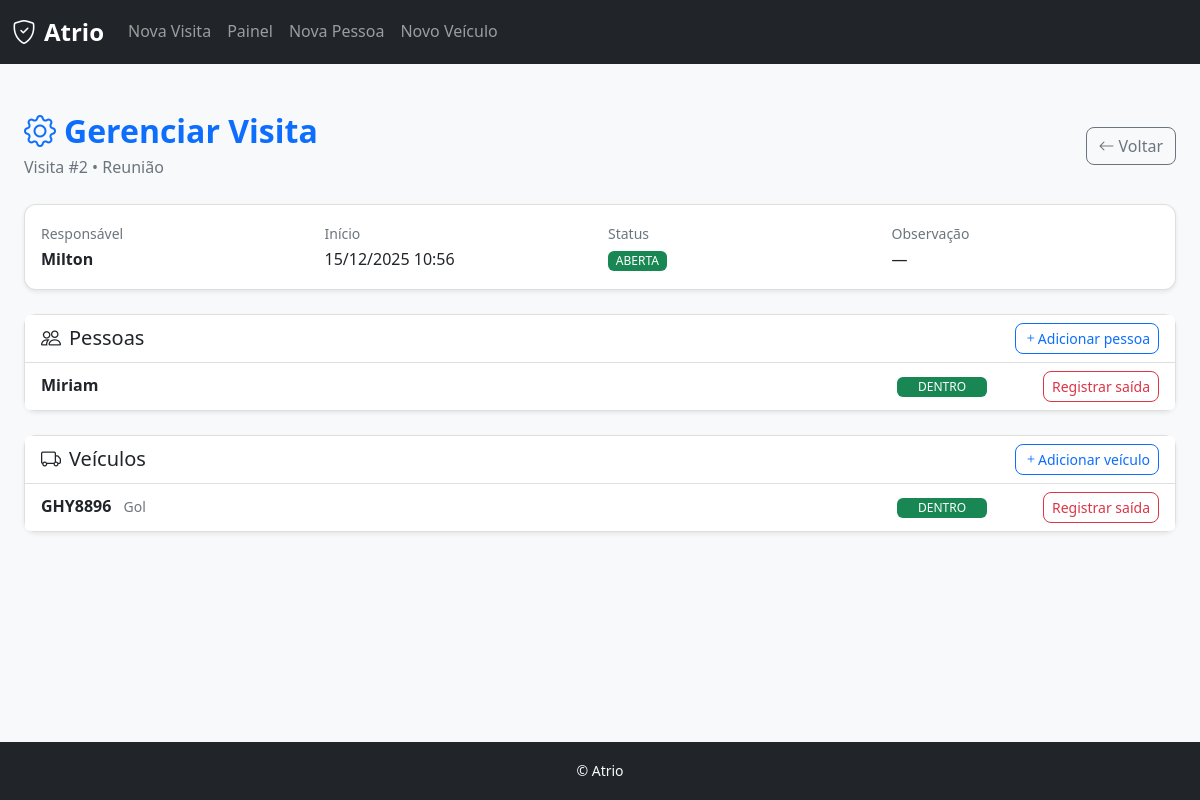
Before: /visitas/2/ (signed in) with the older database file.
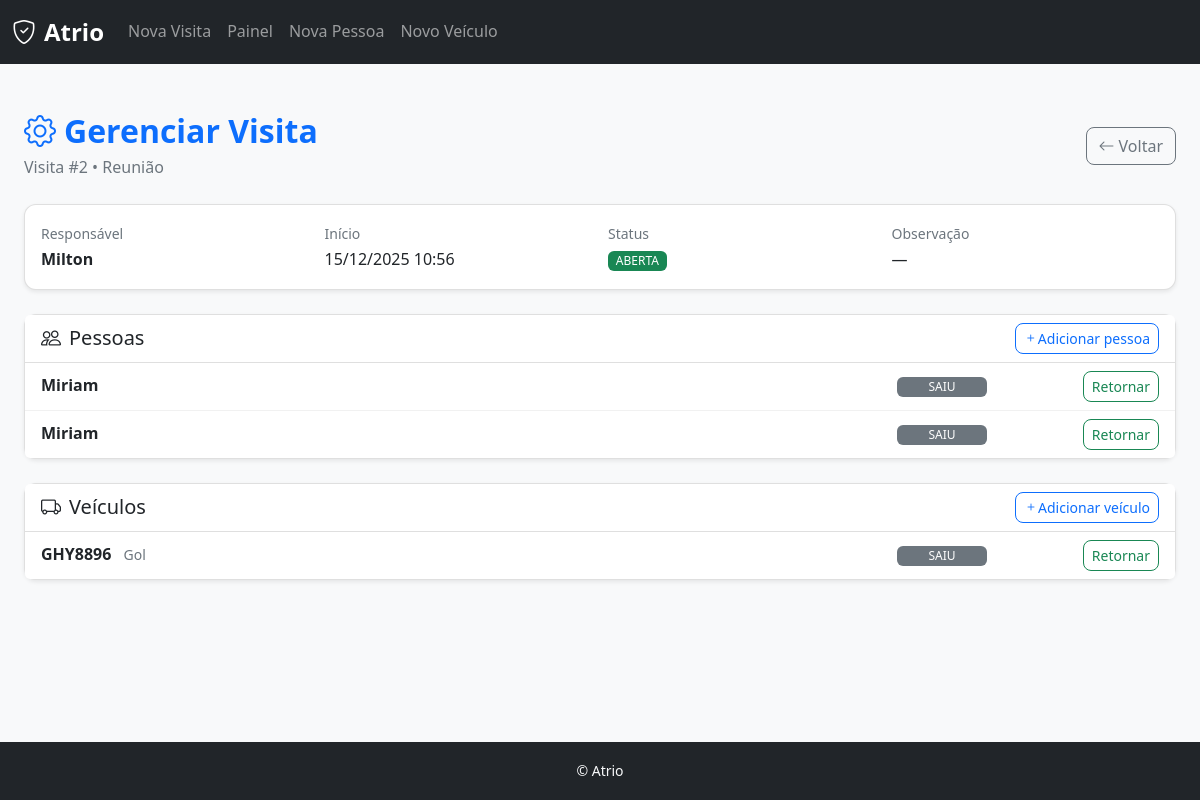
After: the same page with the newer database file.
### apps/visitas/models.py (models this page shows, shortened)
class GrupoVisita(models.Model):
    data_entrada = models.DateTimeField(auto_now_add=True)
    data_saida = models.DateTimeField(blank=True, null=True)
    autorizado_por = models.CharField(max_length=200, blank=True, null=True)
    motivo = models.CharField(max_length=200, blank=True, null=True)
    observacao = models.TextField(blank=True, null=True)

class VisitaPessoa(models.Model):
    grupo = models.ForeignKey(
        GrupoVisita,
        on_delete=models.CASCADE,
        related_name="pessoas"
    )
    pessoa = models.ForeignKey(
        "pessoas.Pessoa",
        on_delete=models.CASCADE
    )
    data_entrada = models.DateTimeField(auto_now_add=True)
    data_saida = models.DateTimeField(blank=True, null=True)

class VisitaVeiculo(models.Model):
    grupo = models.ForeignKey(
        GrupoVisita,
        on_delete=models.CASCADE,
        related_name="veiculos"
    )
    veiculo = models.ForeignKey(
        "veiculos.Veiculo",
        on_delete=models.CASCADE
    )
    data_entrada = models.DateTimeField(auto_now_add=True)
    data_saida = models.DateTimeField(blank=True, null=True)

### apps/pessoas/models.py (models this page shows, shortened)
class Pessoa(models.Model):
    TIPO_CHOICES = [
        ("visitante", "Visitante"),
        ("funcionario", "Funcionário"),
        ("motorista", "Motorista"),
    ]
    nome = models.CharField(max_length=200)
    empresa = models.CharField(max_length=200, blank=True, null=True)
    tipo = models.CharField(max_length=20, choices=TIPO_CHOICES, blank=True, null=True)
    observacao = models.TextField(blank=True, null=True)
    criado_em = models.DateTimeField(auto_now_add=True)
    class Meta:
        app_label = "pessoas"

### apps/veiculos/models.py (models this page shows, shortened)
class Veiculo(models.Model):
    placa = models.CharField(max_length=7, unique=True)
    modelo = models.CharField(max_length=100, blank=True, null=True)
    cor = models.CharField(max_length=50, blank=True, null=True)
    empresa = models.CharField(max_length=200, blank=True, null=True)
    tipo = models.CharField(max_length=50, blank=True, null=True)
    observacao = models.TextField(blank=True, null=True)
    criado_em = models.DateTimeField(auto_now_add=True)
    class Meta:
        app_label = "veiculos"

### apps/ui/views.py (the view)
# urls.py: path('visitas/<int:id>/', views.gerenciar_visita, name='gerenciar_visita'),
@login_required
def gerenciar_visita(request, id):
    visita = get_object_or_404(GrupoVisita, pk=id)
    pessoas = VisitaPessoa.objects.filter(grupo=visita).select_related("pessoa")
    veiculos = VisitaVeiculo.objects.filter(grupo=visita).select_related("veiculo")
    return render(request, "ui/gerenciar_visita.html", {
        "visita": visita,
        "pessoas": pessoas,
        "veiculos": veiculos,
    })

### apps/ui/templates/ui/gerenciar_visita.html (shortened to what this page needs)
{% extends "ui/base.html" %}
{% load static %}
{% block content %}
<div class="container-fluid py-4">
  <div class="d-flex justify-content-between align-items-center mb-4">
    <div>
      <h2 class="fw-bold text-primary mb-1">
        <i class="bi bi-gear me-2"></i>Gerenciar Visita
      </h2>
      <p class="text-muted mb-0">
        Visita #{{ visita.id }} • {{ visita.motivo }}
      </p>
    </div>
    <div class="d-flex gap-2">
      <a href="{% url 'ui:visitas' %}" class="btn btn-outline-secondary" id="btnVoltarVisitas" data-default-url="{% url 'ui:visitas' %}">
        <i class="bi bi-arrow-left me-1"></i>Voltar
      </a>
    </div>
  </div>
  <div class="card mb-4">
    <div class="card-body">
      <div class="row g-3">
        <div class="col-md-3">
          <small class="text-muted">Responsável</small>
          <div class="fw-semibold">{{ visita.autorizado_por }}</div>
        </div>
        <div class="col-md-3">
          <small class="text-muted">Início</small>
          <div>{{ visita.data_entrada|date:"d/m/Y H:i" }}</div>
        </div>
        <div class="col-md-3">
          <small class="text-muted">Status</small><br>
          <span class="badge bg-success">ABERTA</span>
        </div>
        <div class="col-md-3">
          <small class="text-muted">Observação</small>
          <div>{{ visita.observacao|default:"—" }}</div>
        </div>
      </div>
    </div>
  </div>
  <div class="card mb-4">
    <div class="card-header d-flex justify-content-between align-items-center">
      <h5 class="mb-0">
        <i class="bi bi-people me-2"></i>Pessoas
      </h5>
      <button
        class="btn btn-sm btn-outline-primary"
        onclick="mostrarBuscaPessoa()">
        <i class="bi bi-plus"></i>Adicionar pessoa
      </button>
    </div>
    <ul class="list-group list-group-flush">
      {% for p in pessoas %}
        <li class="list-group-item">
          <div class="linha-visita">
            <div class="col-nome">
              <strong>{{ p.pessoa.nome }}</strong>
            </div>
            <div>
              {% if p.data_saida %}
                <span class="badge bg-secondary status-badge">SAIU</span>
              {% else %}
                <span class="badge bg-success status-badge">DENTRO</span>
              {% endif %}
            </div>
            <div class="col-acao">
              {% if p.data_saida %}
                <button class="btn btn-sm btn-outline-success"
                        onclick="registrarEntradaPessoa({{ p.id }})">
                  Retornar
                </button>
              {% else %}
                <button class="btn btn-sm btn-outline-danger"
                        onclick="registrarSaidaPessoa({{ p.id }})">
                  Registrar saída
                </button>
              {% endif %}
            </div>
          </div>
        </li>
      {% endfor %}
    </ul>
  </div>
  <div class="card">
    <div class="card-header d-flex justify-content-between align-items-center">
      <h5 class="mb-0">
        <i class="bi bi-truck me-2"></i>Veículos
      </h5>
      <button
        class="btn btn-sm btn-outline-primary"
        onclick="mostrarBuscaVeiculo()">
        <i class="bi bi-plus"></i>Adicionar veículo
      </button>
    </div>
    <ul class="list-group list-group-flush">
      {% for v in veiculos %}
        <li class="list-group-item">
          <div class="linha-visita">
            <div class="col-nome">
              <strong>{{ v.veiculo.placa }}</strong>
              <small class="text-muted ms-2">{{ v.veiculo.modelo }}</small>
            </div>
            <div>
              {% if v.data_saida %}
                <span class="badge bg-secondary status-badge">SAIU</span>
              {% else %}
                <span class="badge bg-success status-badge">DENTRO</span>
              {% endif %}
            </div>
            <div class="col-acao">
              {% if v.data_saida %}
                <button class="btn btn-sm btn-outline-success"
                        onclick="registrarEntradaVeiculo({{ v.id }})">
                  Retornar
                </button>
              {% else %}
                <button class="btn btn-sm btn-outline-danger"
                        onclick="registrarSaidaVeiculo({{ v.id }})">
                  Registrar saída
                </button>
              {% endif %}
            </div>
          </div>
        </li>
      {% endfor %}
    </ul>
  </div>
</div>
{% endblock %}

### apps/ui/templates/ui/base.html (shortened to what this page needs)
{% load static %}
<!DOCTYPE html>
<html lang="pt-BR">
<head>
  <link href="https://cdn.jsdelivr.net/npm/bootstrap@5.3.3/dist/css/bootstrap.min.css" rel="stylesheet">
  <link href="https://cdn.jsdelivr.net/npm/bootstrap-icons@1.11.3/font/bootstrap-icons.min.css" rel="stylesheet">
  <link rel="stylesheet" href="{% static 'css/estilos.css' %}">
</head>
<body class="d-flex flex-column min-vh-100 bg-light">
<nav class="navbar navbar-expand-lg navbar-dark bg-dark">
  <div class="container">
    <a class="navbar-brand fw-bold" href="{% url 'ui:painel' %}">
      <i class="bi bi-shield-check me-2"></i>Atrio
    </a>
    <ul class="navbar-nav me-auto">
      <li class="nav-item"><a class="nav-link" href="{% url 'ui:nova_visita' %}">Nova Visita</a></li>
      <li class="nav-item"><a class="nav-link" href="{% url 'ui:painel' %}">Painel</a></li>
      <li class="nav-item"><a class="nav-link" href="{% url 'ui:nova_pessoa' %}">Nova Pessoa</a></li>
      <li class="nav-item"><a class="nav-link" href="{% url 'ui:novo_veiculo' %}">Novo Veículo</a></li>
    </ul>
  </div>
</nav>
<main class="container py-4 flex-grow-1">
  {% block content %}{% endblock %}
</main>
<footer class="footer mt-auto bg-dark text-light py-3 text-center">
  <small>&copy; Atrio</small>
</footer>
</body>
</html>

### apps/ui/static/css/estilos.css (style rules this page uses)
:root { --primary-color: #0d6efd; --secondary-color: #6c757d; --success-color: #198754; --warning-color: #ffc107; --danger-color: #dc3545; --light-color: #f8f9fa; --dark-color: #212529; --border-radius: 0.75rem; --box-shadow: 0 2px 4px rgba(0,0,0,0.08); --box-shadow-hover: 0 4px 8px rgba(0,0,0,0.12); }
body { background-color: var(--light-color); font-family: 'Segoe UI', Tahoma, Geneva, Verdana, sans-serif; line-height: 1.6; }
.container { max-width: 1200px; }
.navbar-brand { font-weight: 700; font-size: 1.5rem; }
.card { border-radius: var(--border-radius); box-shadow: var(--box-shadow); border: 1px solid rgba(0,0,0,.125); margin-bottom: 1rem; transition: all 0.2s ease; }
.card-header { background: #fff; font-weight: 600; border-bottom: 1px solid rgba(0,0,0,.125); }
.btn { border-radius: 0.5rem; font-weight: 500; transition: all 0.2s ease; }
.badge { font-weight: 500; padding: 0.35em 0.65em; }
.list-group-item { border: none; border-bottom: 1px solid #f1f1f1; transition: background-color 0.2s ease; }
.list-group-item:last-child { border-bottom: none; }
.text-muted { color: #6c757d !important; }
.footer { background-color: var(--dark-color); color: white; padding: 2rem 0; margin-top: auto; }

### apps/ui/templates/ui/gerenciar_visita.html (style rules this page uses)
.linha-visita { display: grid; grid-template-columns: 1fr 90px 160px; align-items: center; column-gap: 12px; }
.col-nome { min-width: 0; white-space: nowrap; overflow: hidden; text-overflow: ellipsis; }
.status-badge { display: inline-block; width: 90px; text-align: center; }
.col-acao { text-align: right; }

Changed rows visible on the page:
changed VisitaPessoa (number 1 of 2 on the later page): data_saida "DENTRO Registrar saída" → "SAIU Retornar"
added VisitaPessoa: pessoa.nome "Miriam", shows "SAIU"
changed VisitaVeiculo "GHY8896": data_saida "DENTRO Registrar saída" → "SAIU Retornar"
